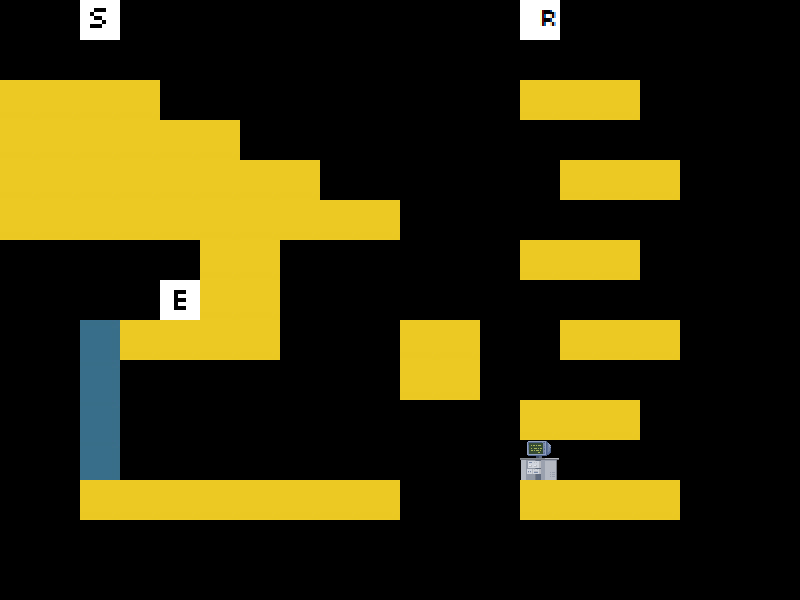

Tiled map render using the project's own tile images. Description and the map definition, with tile-layer contents summarised, below:
An orthogonal 20x15 tile map with 40x40 px tiles, 2 tile layers (art, data).

<map version="1.0" orientation="orthogonal" width="20" height="15" tilewidth="40" tileheight="40">
 <tileset firstgid="1" name="tileset" tilewidth="40" tileheight="40">
  <image source="../tileset.png" width="200" height="200" />
 </tileset>
 <layer name="art" width="20" height="15">
  <data>[300 cells, 73 non-empty, 4 distinct tile ids]</data>
 </layer>
 <layer name="data" width="20" height="15">
  <data>[300 cells, 2 non-empty, 2 distinct tile ids]</data>
 </layer>
</map>
